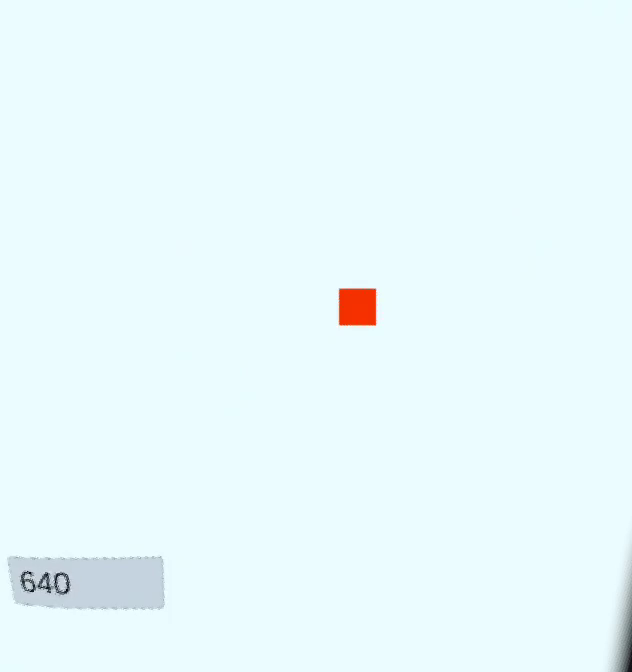
#> input picture samples/eye_calib_2/template_matching/center.png, 632 x 672 px
$ python FindAnchorMapping.py ../samples/eye_calib_2/template_matching ../samples/eye_calib_2/template_matching/center.png out.png
#> lines starting #> are read from the running program, lines starting #| are printed output that depends on the picture
import os
import numpy as np
import pandas as pd
import FindTemplateFromImage as FT
import cv2
import json
import argparse

parser = argparse.ArgumentParser()
parser.add_argument('root',help='The root directory to an AM session')
parser.add_argument('template',help="The relative path to the template image for the anchor points.")
parser.add_argument('outfile',help='The name of the JSON file where to output the results')
args = parser.parse_args()

"""
The Root Directory (args.root) should contain the following files:
- center.png
- topleft.png
- topright.png
- bottomleft.png
- vr.csv
We need to check if these files are present
"""

_EXTRACTED_FRAMES = {
    'center':cv2.imread(os.path.join(args.root, 'center.png')),
    'topleft':cv2.imread(os.path.join(args.root, 'topleft.png')),
    'topright':cv2.imread(os.path.join(args.root, 'topright.png')),
    'bottomleft':cv2.imread(os.path.join(args.root, 'bottomleft.png'))
}
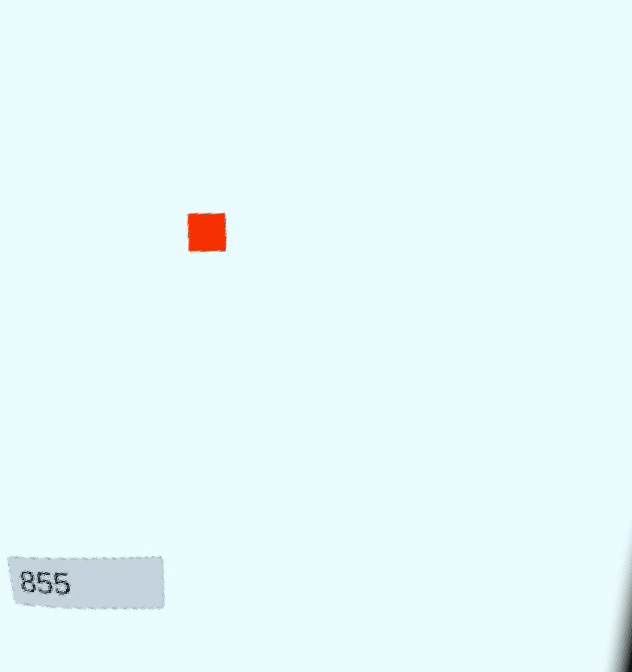
#> input picture samples/eye_calib_2/template_matching/topleft.png, 632 x 672 px
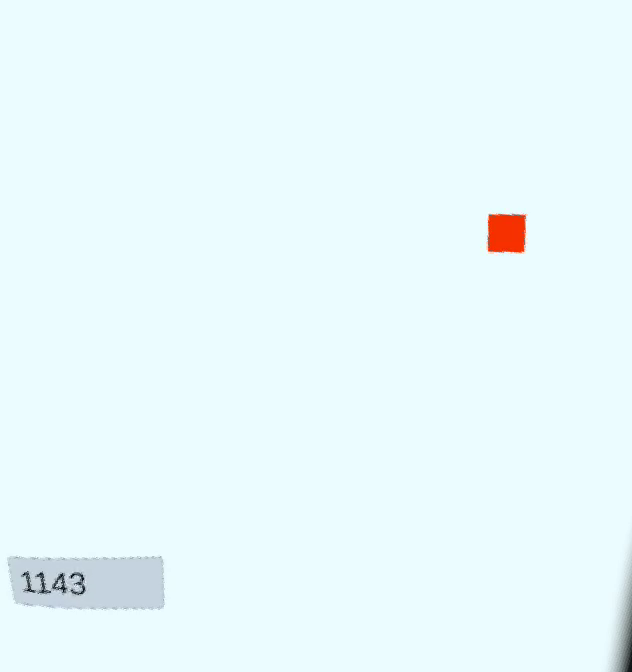
#> input picture samples/eye_calib_2/template_matching/topright.png, 632 x 672 px
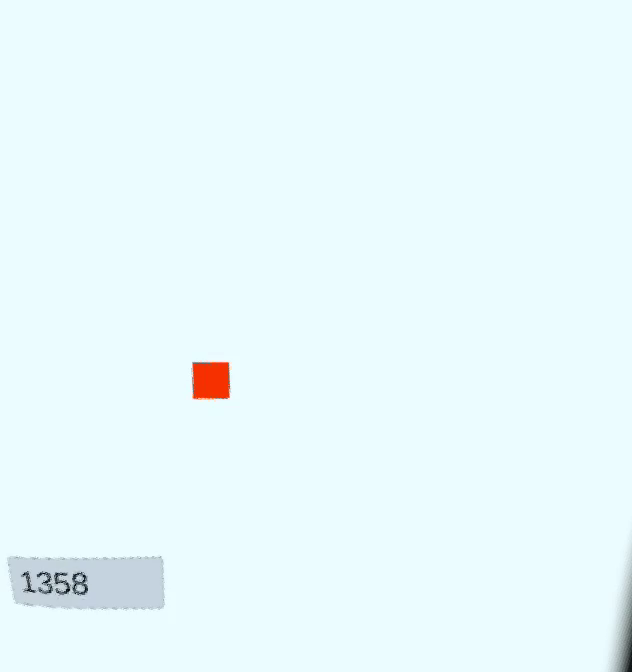
#> input picture samples/eye_calib_2/template_matching/bottomleft.png, 632 x 672 px
_REF_HEIGHT, _REF_WIDTH, _ = _EXTRACTED_FRAMES['center'].shape
print("SCRCPY LEFT EYE CAPTURE SIZE: ", _REF_HEIGHT, _REF_WIDTH)
#| SCRCPY LEFT EYE CAPTURE SIZE:  672 632


"""
We need to get the anchor positions from the `vr.csv` file, which should give us the screen point scale of each anchor point, as seen by the left eye camera
"""

#> (the run stopped early here; a loop or call above may not have finished)
